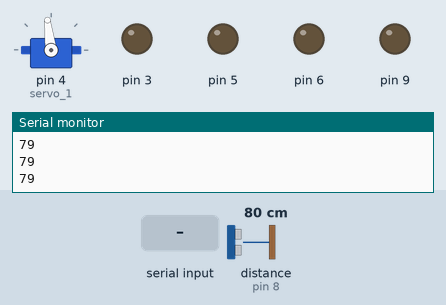
The sketch below on a simulated Arduino Uno, built with avr-gcc and run on an emulated ATmega328P. Shown: servo, output pins drawn as LEDs (lit = HIGH), the last lines printed to the serial monitor. Wiring (inferred from the names in the program): ultrasonic range finder: trigger pin 7; echo pin 8. The test bench sets the inputs (shaded band); at power-on: distance to the obstacle (sensor on pin 8) 80 cm. The echo pulse lasts 58.3 µs per cm; pins used as bus, display or sensor lines are not drawn.

Above: at 1.3 s.
1.4 s: "run\n" received over the second serial link
At 2.3 s:
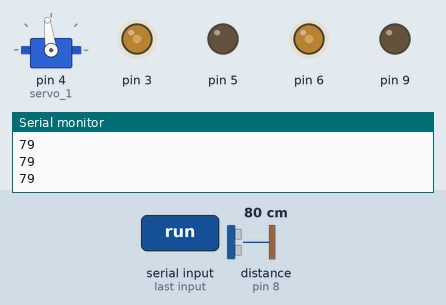
3.0 s: distance to the obstacle (sensor on pin 8) set to 23 cm
4.5 s: distance to the obstacle (sensor on pin 8) set to 20 cm
At 6.91 s:
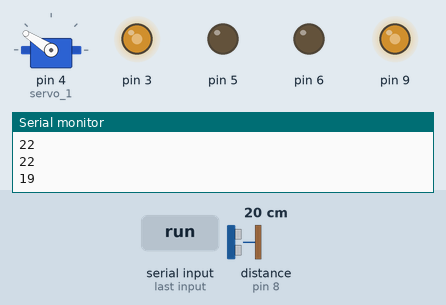
7.5 s: "1\n" received over the second serial link
At 8.3 s:
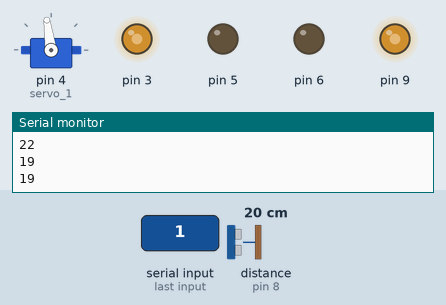
Timing chart, 0 to 10.1 s (numbered marks = the images above; inputs shaded):
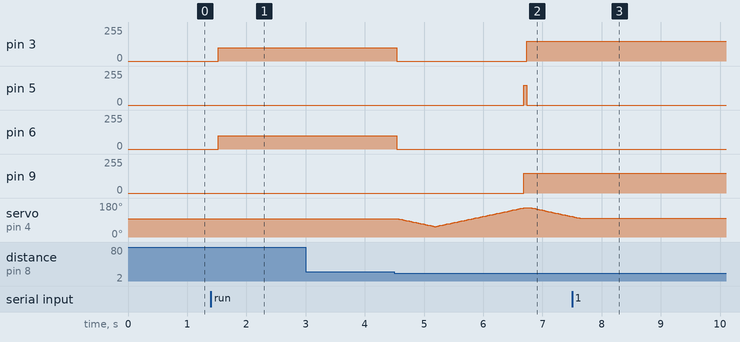

The sketch:

rescue_robot.ino
```cpp
#include <Servo.h>
#include <string.h>
#include <SoftwareSerial.h>

class Motor {
private:
   int MOTOR_1A;
   int MOTOR_2A;
   int MOTOR_1B;
   int MOTOR_2B;

public:
   Motor(int pin_1A, int pin_2A, int pin_1B, int pin_2B) {
      MOTOR_1A = pin_1A;
      MOTOR_2A = pin_2A;
      MOTOR_1B = pin_1B;
      MOTOR_2B = pin_2B;

      pinMode(MOTOR_1A, OUTPUT);
      pinMode(MOTOR_2A, OUTPUT);
      pinMode(MOTOR_1B, OUTPUT);
      pinMode(MOTOR_2B, OUTPUT);
   }

   void forward(int speed) {
      analogWrite(MOTOR_1A, speed);
      analogWrite(MOTOR_1B, speed);
      digitalWrite(MOTOR_2A, LOW);
      digitalWrite(MOTOR_2B, LOW);
   }

   void backward(int speed) {
      analogWrite(MOTOR_1A, LOW);
      analogWrite(MOTOR_1B, LOW);
      analogWrite(MOTOR_2A, speed);
      analogWrite(MOTOR_2B, speed);
   }

   void turn_right(int speed) {
      analogWrite(MOTOR_1A, LOW);
      analogWrite(MOTOR_1B, speed);
      analogWrite(MOTOR_2A, speed);
      analogWrite(MOTOR_2B, LOW);
   }

   void turn_left(int speed) {
      analogWrite(MOTOR_1A, speed);
      analogWrite(MOTOR_1B, LOW);
      analogWrite(MOTOR_2A, LOW);
      analogWrite(MOTOR_2B, speed);
   }

   void stop() {
      digitalWrite(MOTOR_1A, LOW);
      digitalWrite(MOTOR_2A, LOW);
      digitalWrite(MOTOR_1B, LOW);
      digitalWrite(MOTOR_2B, LOW);
   }
};

SoftwareSerial BT(10, 11);
int TRIGGER = 7;
int ECHO = 8;
int degree_head;
int init_degree_head;
Motor motor(3, 5, 6, 9);
Servo servo_1;
String option;
long distance;

long ultrasonic_sensor(int trigger, int echo) {
   long time;

   digitalWrite(trigger, HIGH);
   delayMicroseconds(10);
   digitalWrite(trigger, LOW);

   time = pulseIn(echo, HIGH);

   return time / 58.2;
}

void turn_head(int degree, int turn_delay) {
   if(degree_head < degree) {
      for(int i = degree_head; i < degree; i++) {
         servo_1.write(i);
         delay(turn_delay);
      }
   }
   else {
      for(int i = degree_head; i > degree; i--) {
         servo_1.write(i);
         delay(turn_delay);
      }
   }

   degree_head = degree;
}

void actions(long distance_ult) {
   long new_distance;

   if(distance_ult <= 20) {
      motor.stop();
      turn_head(55, 15);
      new_distance = ultrasonic_sensor(TRIGGER, ECHO);

      if(new_distance > distance_ult) {
         motor.backward(150);
         delay(50);

         motor.turn_right(150);
         delay(50);

         turn_head(init_degree_head, 15);
         return;
      }

      turn_head(155, 15);
      new_distance = ultrasonic_sensor(TRIGGER, ECHO);

      if(new_distance > distance_ult) {
         motor.backward(150);
         delay(50);

         motor.turn_left(150);
         delay(50);

         turn_head(init_degree_head, 15);
         return;
      }

      turn_head(init_degree_head, 15);
      motor.turn_right(150);
      delay(70);
   }
   else {
      motor.forward(100);
   }
}

void setup(){
   pinMode(TRIGGER, OUTPUT);
   pinMode(ECHO, INPUT);

   degree_head = 97;
   init_degree_head = degree_head;
   servo_1.attach(4, 500, 2500);
   servo_1.write(degree_head);

   Serial.begin(9600);
   BT.begin(9600);
}

void loop(){
   distance = ultrasonic_sensor(TRIGGER, ECHO);
   Serial.println(distance);

   if(BT.available()) {
      option = BT.readStringUntil('\n');
      option.trim();
   }

   if(option.equals("run")) actions(distance);
   if(option.equals("stop")) motor.stop();

   delay(500);
}
```

Measured:
- the behaviour switches between 22 and 21 cm on distance to the obstacle (sensor on pin 8) (found by bisection; images 1 and 2)
- after the input at 1.4 s, pin 3, pin 6: 0/255 → 100/255 after 0.12 s
- after the input at 4.5 s, pin 3: 100/255 → 0/255 at once, → 150/255 2.2 s later; pin 5: 0/255 → 150/255 after 2.2 s, → 0/255 0.05 s later; pin 6: 100/255 → 0/255 at once; pin 9: 0/255 → 150/255 after 2.2 s
- after the input at 7.5 s, pin 3, pin 9: stays 150/255 (without the input it goes to 0/255 after 0.66 s); servo on pin 4 (servo_1): goes on until 7.7 s, then stays 98°
